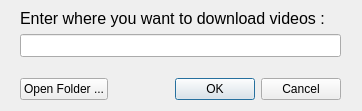
<?xml version="1.0" encoding="UTF-8"?>
<ui version="4.0">
 <class>PathDialog</class>
 <widget class="QDialog" name="PathDialog">
  <property name="enabled">
   <bool>true</bool>
  </property>
  <property name="geometry">
   <rect>
    <x>0</x>
    <y>0</y>
    <width>362</width>
    <height>111</height>
   </rect>
  </property>
  <property name="minimumSize">
   <size>
    <width>362</width>
    <height>111</height>
   </size>
  </property>
  <property name="maximumSize">
   <size>
    <width>362</width>
    <height>111</height>
   </size>
  </property>
  <property name="windowTitle">
   <string>Dialog</string>
  </property>
  <widget class="QWidget" name="verticalLayoutWidget">
   <property name="geometry">
    <rect>
     <x>20</x>
     <y>9</y>
     <width>321</width>
     <height>91</height>
    </rect>
   </property>
   <layout class="QVBoxLayout" name="verticalLayout">
    <item>
     <widget class="QLabel" name="label">
      <property name="font">
       <font>
        <pointsize>12</pointsize>
       </font>
      </property>
      <property name="text">
       <string>Enter where you want to download videos :</string>
      </property>
     </widget>
    </item>
    <item>
     <widget class="QLineEdit" name="lineEdit">
      <property name="font">
       <font>
        <family>Arial</family>
        <pointsize>10</pointsize>
       </font>
      </property>
     </widget>
    </item>
    <item>
     <spacer name="verticalSpacer">
      <property name="orientation">
       <enum>Qt::Vertical</enum>
      </property>
      <property name="sizeHint" stdset="0">
       <size>
        <width>20</width>
        <height>40</height>
       </size>
      </property>
     </spacer>
    </item>
    <item>
     <layout class="QHBoxLayout" name="horizontalLayout">
      <item>
       <widget class="QPushButton" name="pushButton">
        <property name="text">
         <string>Open Folder ...</string>
        </property>
       </widget>
      </item>
      <item>
       <widget class="QDialogButtonBox" name="buttonBox">
        <property name="orientation">
         <enum>Qt::Horizontal</enum>
        </property>
        <property name="standardButtons">
         <set>QDialogButtonBox::Cancel|QDialogButtonBox::Ok</set>
        </property>
       </widget>
      </item>
     </layout>
    </item>
   </layout>
  </widget>
 </widget>
 <resources/>
 <connections>
  <connection>
   <sender>buttonBox</sender>
   <signal>accepted()</signal>
   <receiver>PathDialog</receiver>
   <slot>accept()</slot>
   <hints>
    <hint type="sourcelabel">
     <x>248</x>
     <y>254</y>
    </hint>
    <hint type="destinationlabel">
     <x>157</x>
     <y>274</y>
    </hint>
   </hints>
  </connection>
  <connection>
   <sender>buttonBox</sender>
   <signal>rejected()</signal>
   <receiver>PathDialog</receiver>
   <slot>reject()</slot>
   <hints>
    <hint type="sourcelabel">
     <x>316</x>
     <y>260</y>
    </hint>
    <hint type="destinationlabel">
     <x>286</x>
     <y>274</y>
    </hint>
   </hints>
  </connection>
 </connections>
</ui>
